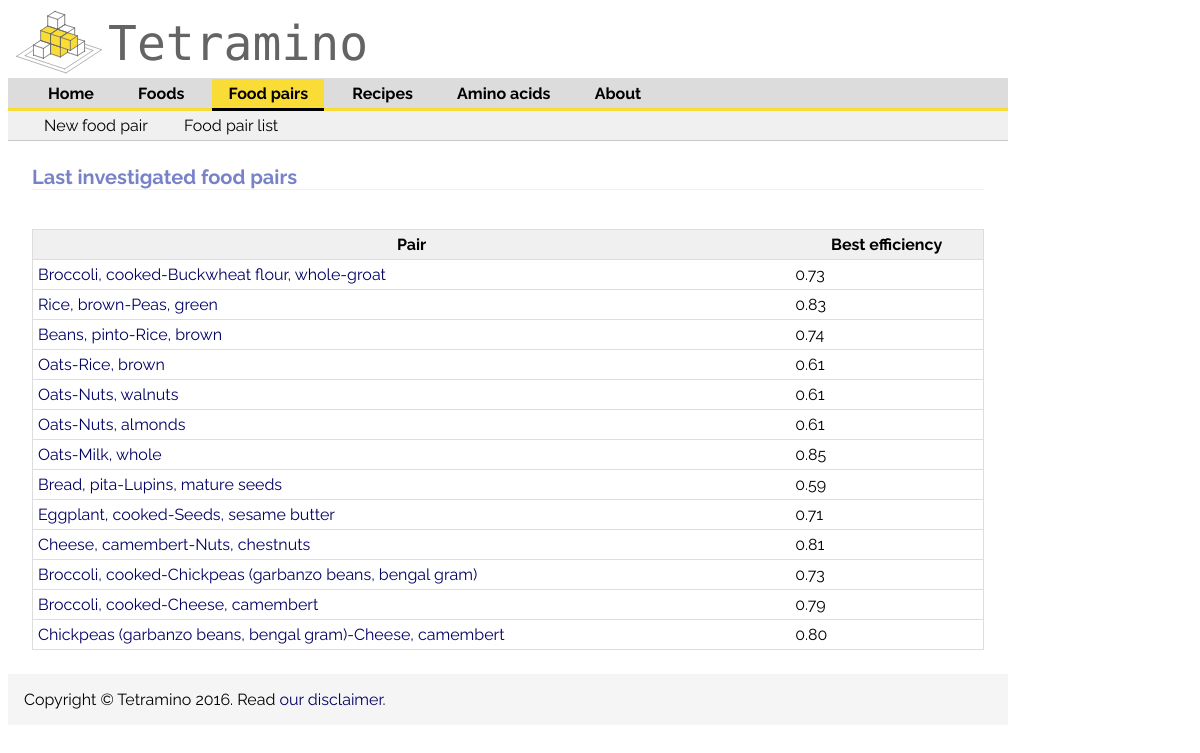
The app's page /foodPairList/, older data.
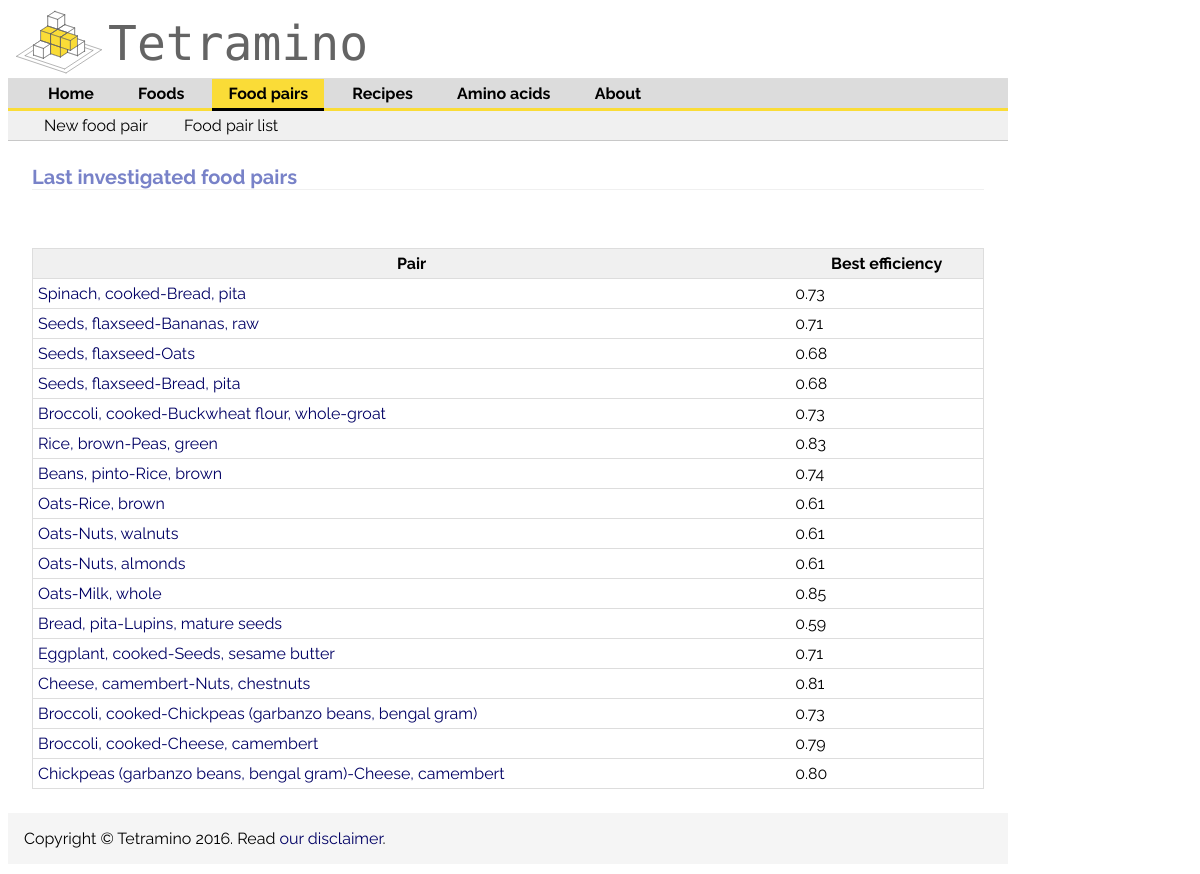
The same page, newer data.
### aminoApp/models.py (models this page shows, shortened)
class FoodPair(models.Model):
    foodOneId = models.IntegerField()
    foodTwoId = models.IntegerField() #models.ForeignKey(Food)
    pair_name = models.CharField(max_length=30, null=True)
    bestEfficiency = models.FloatField(null=True)
    bestProportion = models.FloatField(null=True)
    angleAbsolute = models.FloatField(null=True)
    angleIncomplete = models.FloatField(null=True)

### aminoApp/views.py (the view)
# urls.py: url(r'^foodPairList/', views.showFoodPairList, name='foodPairTable'),
def showFoodPairList(request):
    pairList= FoodPair.objects.order_by('-pk')[:25]
    context = {'pairList': pairList}
    return render(request, 'aminoApp/foodPairTable.html', context)

### aminoApp/templates/aminoApp/foodPairTable.html (shortened to what this page needs)
{% extends "aminoApp/baseAssociations.html" %}
{% block content %}
<h1>Last investigated food pairs</h1>
    {% if pairList %}
        <table style="width:100%">
            <tr>
                <th>Pair</th>
                <th>Best efficiency</th>
            </tr>
        {% for pair in pairList %}
            <tr>
                <td><a href="/aminoApp/inspectLoadedFoodPair/{{ pair.pk }}/">{{ pair.pair_name }}</a> </td>
                <td>{{ pair.bestEfficiency |floatformat:2}}</td>
            </tr>
        {% endfor %}
        </table>
    {% else %}
        <p>No pair is available.</p>
    {% endif %}
{% endblock %}

Row changes from the older to the newer data that the page shows:
added FoodPair: pair_name "Spinach, cooked-Bread, pita", bestEfficiency "0.73"
added FoodPair: pair_name "Seeds, flaxseed-Bananas, raw", bestEfficiency "0.71"
added FoodPair: pair_name "Seeds, flaxseed-Oats", bestEfficiency "0.68"
added FoodPair: pair_name "Seeds, flaxseed-Bread, pita", bestEfficiency "0.68"
